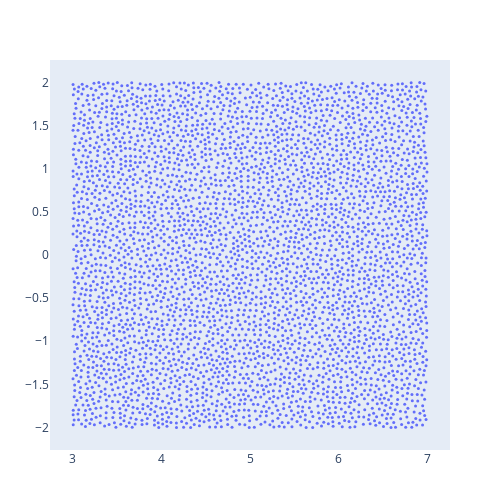

Notebook source saved alongside this figure:
### Code cell
vector_of_samples = Poisson_disk_sampling(;width=4.0, height=4.0, radius=0.05, k=30)
#perform a translation of the default rectangle [0, width] x [0, height] to [3, 3+]x  [-2, -2+height]
xcoords = [p[1] for p in vector_of_samples] .+ 3.0
ycoords = [p[2] for p in vector_of_samples] .- 2.0  
fig2 = Plot(scatter(x=xcoords, y=ycoords, mode="markers", marker_size=3), 
            Layout(width=500, height=500, 
                   xaxis_showgrid=false, yaxis_showgrid=false,
                   xaxis_zeroline=false, yaxis_zeroline=false ))
display(fig2)

### Figure 1 — Plotly figure (JSON) as saved in the notebook; plotly's stock layout.template omitted (floating-point values rounded to 4 significant figures; data arrays with more than 128 entries replaced by an {"elided": "..."} marker saying what was removed)
{"data": [{"marker": {"size": 3}, "mode": "markers", "type": "scatter", "x": {"elided": "3944 float values"}, "y": {"elided": "3944 float values"}}], "layout": {"height": 500, "margin": {"b": 50, "l": 50, "r": 50, "t": 60}, "width": 500, "xaxis": {"showgrid": false, "zeroline": false}, "yaxis": {"showgrid": false, "zeroline": false}}}
